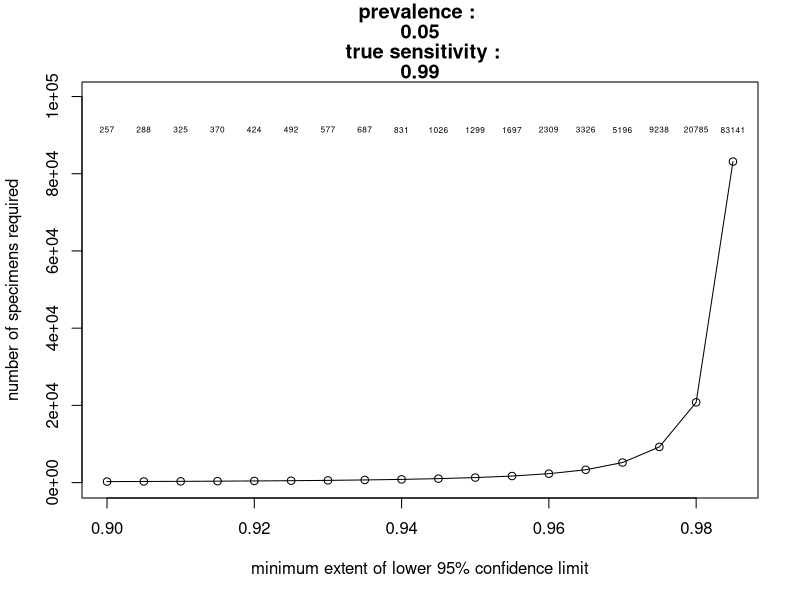

Here is the R script that generated this plot:
#For the findings of the proposed study of diagnostic accuracy to be robust, we require a minimum number of infected and uninfected cases. The total number of samples required to accurately evaluate the diagnostic devices can be calculated4 using the formula 


#p  the expected sensitivity of the novel diagnostic
p<-0.99

# po is the minimum acceptable level of sensitivity
po<-0.98

po<-c(0.9,0.905,0.91,0.915,0.92,0.925,0.93,0.935,0.94,0.945)
po<-c(0.9,0.905,0.91,0.915,0.92,0.925,0.93,0.935,0.94,0.945,0.95,0.955,0.96,0.965)
po<-c(0.9,0.905,0.91,0.915,0.92,0.925,0.93,0.935,0.94,0.945,0.95,0.955,0.96,0.965,0.97,0.975,0.98,0.985)
#m is the prevalence of infection in the population
m<-0.05

#required specimens gives the number of specimens needed to obtain power to evaluate the diagnostic, whilst satisfying the requirements above. When n is chosen this way, you can design the test to ensure that the  the lower limit of the confidence interval for the estimate of sensitivity/specificity is not likely to exceed p0

required_specimens_min_acceptable<-(((1.96+1.28)^2)*(p*(1-p)))/((p-po)^2)/m

plot(po,required_specimens_min_acceptable,xlab="minimum extent of lower 95% confidence limit",main=c("prevalence : ",m,"  true sensitivity : ",p),ylab="number of specimens required",ylim=c(0,1.2*(max(required_specimens_min_acceptable))))
lines(po,required_specimens_min_acceptable)
text(po,(1.1*max(required_specimens_min_acceptable)),round(required_specimens_min_acceptable,0),cex=0.5)


#based on Banoo, S. et al. Evaluation of diagnostic tests for infectious diseases: general principles. Nature Reviews Microbiology 4, S20–S32 (2006). 


#x is the precision with which you want to evaluate, expressed as a proportion. i.e. if you want to evaluate a test that you expect to have a sensitivity or specificity of 95% with precision plus or minus 5%, then x should be 0.05
x<-0.02
required_specimens_plus_minus_precision<- ((1.96^2)*(p*(1-p)))/x^2

